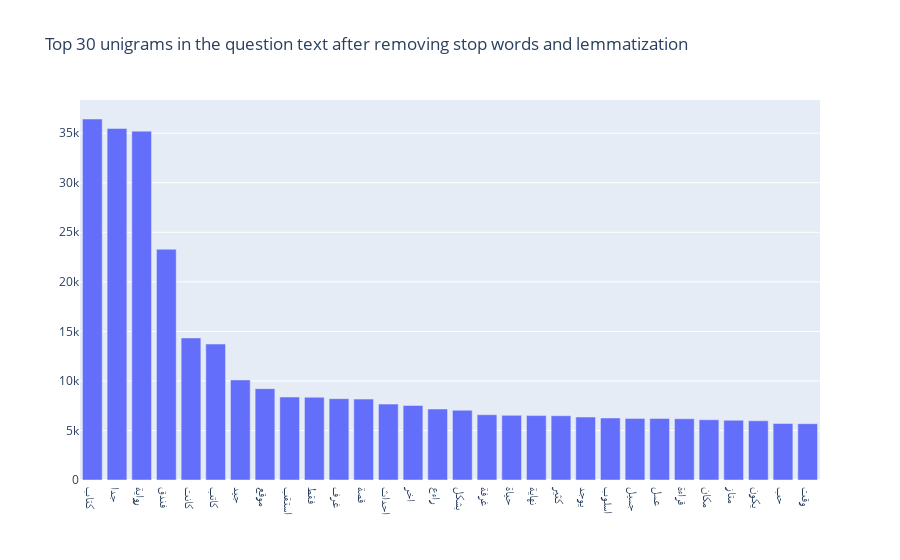

Write notebook code for a chart like this one.
### Markdown cell above
#### graphs for top frequent word and wordcloud

### Code cell
common_words = get_top_n_words(data['text_clean'], 30)
df2 = pd.DataFrame(common_words, columns = ['unigram' , 'count'])

fig = go.Figure([go.Bar(x=df2['unigram'], y=df2['count'])])
fig.update_layout(title=go.layout.Title(text="Top 30 unigrams in the question text after removing stop words and lemmatization"))
fig.show()

### Figure 1 — Plotly figure (JSON) as saved in the notebook; plotly's stock layout.template omitted (floating-point values rounded to 4 significant figures)
{"data": [{"type": "bar", "x": ["كتاب", "جدا", "رواية", "فندق", "كانت", "كاتب", "جيد", "موقع", "استقب", "فقط", "غرف", "قصة", "احداث", "اخر", "راءع", "بشكل", "غرفة", "حياة", "نهاية", "كثير", "يوجد", "اسلوب", "جميل", "عمل", "قراءة", "مكان", "متاز", "يكون", "حب", "وقت"], "y": [36432, 35476, 35204, 23287, 14339, 13719, 10101, 9221, 8370, 8350, 8210, 8164, 7658, 7524, 7164, 7038, 6591, 6522, 6501, 6483, 6352, 6259, 6219, 6211, 6180, 6079, 6031, 5974, 5706, 5682]}], "layout": {"title": {"text": "Top 30 unigrams in the question text after removing stop words and lemmatization"}}}
